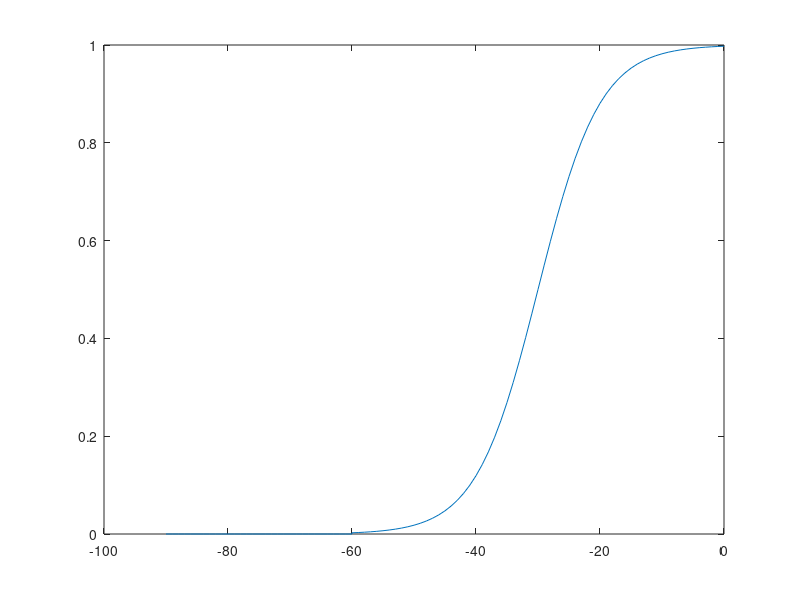
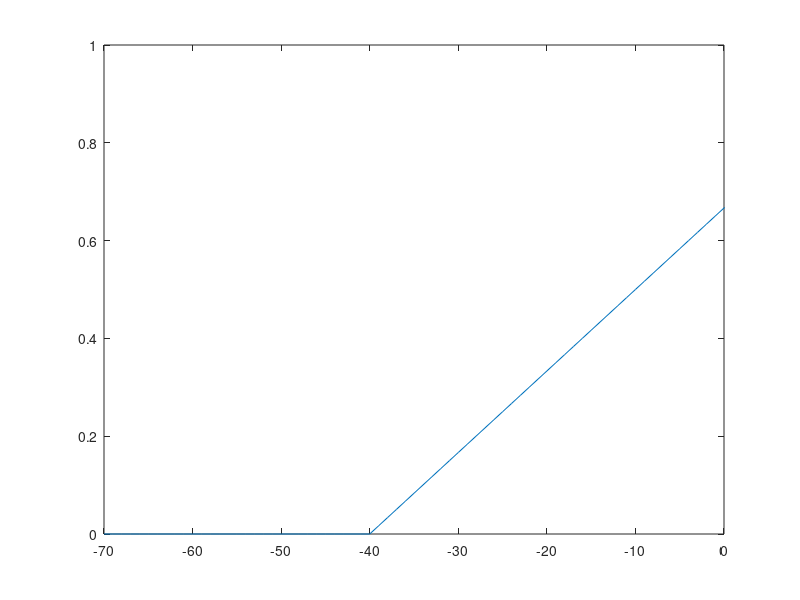

Write the MATLAB code that produced these figures, in order.
% v = -100:0;
x1 = -6:.1:-3;
x2 = -3:.1:3;
flat_part = zeros(size(x1));
sigmoid_part = tanh(x2) + 1;
linear_part = x2 + 3;

out1 = [flat_part, sigmoid_part] / 2;
out2 = [flat_part, linear_part] / 6;
xp1 = [x1, x2];
xp1 = (xp1 - 3) * 10;

xp2 = [x1, x2];
xp2 = (xp2 - 1) * 10;

% out = [out, out];
% x = [x, x];
% out(out < 0) = 0;
% v = ((x * 2) - 4) * 10;

figure(1);
plot(xp1, out1);

figure(2);
plot(xp2, out2);
axis([-70 0 0 1])